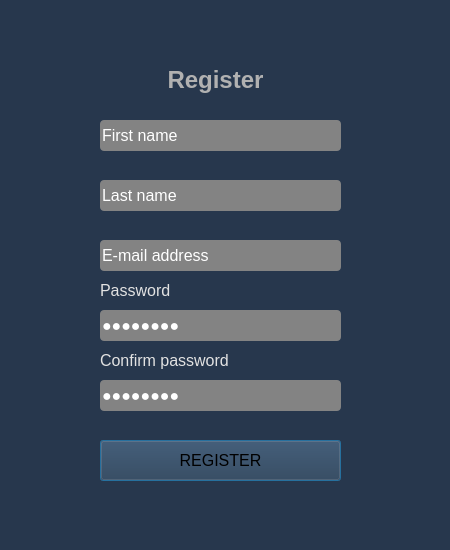
<?xml version="1.0" encoding="UTF-8"?>
<ui version="4.0">
 <class>Dialog</class>
 <widget class="QDialog" name="Dialog">
  <property name="geometry">
   <rect>
    <x>0</x>
    <y>0</y>
    <width>450</width>
    <height>550</height>
   </rect>
  </property>
  <property name="font">
   <font>
    <pointsize>14</pointsize>
   </font>
  </property>
  <property name="windowTitle">
   <string>Dialog</string>
  </property>
  <property name="styleSheet">
   <string notr="true">background-color: rgb(39, 55, 77);</string>
  </property>
  <widget class="QLabel" name="label_reg">
   <property name="geometry">
    <rect>
     <x>150</x>
     <y>60</y>
     <width>131</width>
     <height>41</height>
    </rect>
   </property>
   <property name="text">
    <string>&lt;html&gt;&lt;head/&gt;&lt;body&gt;&lt;p align=&quot;center&quot;&gt;&lt;span style=&quot; font-size:18pt; font-weight:700; color:#b1b1b1;&quot;&gt;Register&lt;/span&gt;&lt;/p&gt;&lt;/body&gt;&lt;/html&gt;</string>
   </property>
  </widget>
  <widget class="QLabel" name="label_confirm_pass">
   <property name="geometry">
    <rect>
     <x>100</x>
     <y>350</y>
     <width>131</width>
     <height>21</height>
    </rect>
   </property>
   <property name="text">
    <string>&lt;html&gt;&lt;head/&gt;&lt;body&gt;&lt;p&gt;&lt;span style=&quot; font-size:12pt; color:#e2e2e2;&quot;&gt;Confirm password&lt;/span&gt;&lt;/p&gt;&lt;/body&gt;&lt;/html&gt;</string>
   </property>
  </widget>
  <widget class="QLineEdit" name="email">
   <property name="geometry">
    <rect>
     <x>100</x>
     <y>240</y>
     <width>241</width>
     <height>31</height>
    </rect>
   </property>
   <property name="font">
    <font>
     <pointsize>12</pointsize>
    </font>
   </property>
   <property name="styleSheet">
    <string notr="true">background-color: rgb(131, 131, 131);
color: rgb(255, 255, 255);
border-radius: 4px;</string>
   </property>
   <property name="text">
    <string>E-mail address</string>
   </property>
  </widget>
  <widget class="QLineEdit" name="password">
   <property name="geometry">
    <rect>
     <x>100</x>
     <y>310</y>
     <width>241</width>
     <height>31</height>
    </rect>
   </property>
   <property name="font">
    <font>
     <pointsize>12</pointsize>
    </font>
   </property>
   <property name="styleSheet">
    <string notr="true">background-color: rgb(131, 131, 131);
color: rgb(255, 255, 255);
border-radius: 4px;</string>
   </property>
   <property name="text">
    <string>Password</string>
   </property>
   <property name="echoMode">
    <enum>QLineEdit::Password</enum>
   </property>
   <property name="cursorMoveStyle">
    <enum>Qt::LogicalMoveStyle</enum>
   </property>
  </widget>
  <widget class="QPushButton" name="register_btn">
   <property name="geometry">
    <rect>
     <x>100</x>
     <y>440</y>
     <width>241</width>
     <height>41</height>
    </rect>
   </property>
   <property name="font">
    <font>
     <pointsize>12</pointsize>
    </font>
   </property>
   <property name="styleSheet">
    <string notr="true"> QPushButton#register_btn:pressed {
     background-color: rgb(157, 178, 191);     
 };
background-color: rgb(82, 109, 130);
color: rgb(255, 255, 255);
border-radius: 5px;
</string>
   </property>
   <property name="text">
    <string>REGISTER</string>
   </property>
   <property name="checkable">
    <bool>false</bool>
   </property>
   <property name="default">
    <bool>false</bool>
   </property>
  </widget>
  <widget class="QLineEdit" name="password2">
   <property name="geometry">
    <rect>
     <x>100</x>
     <y>380</y>
     <width>241</width>
     <height>31</height>
    </rect>
   </property>
   <property name="font">
    <font>
     <pointsize>12</pointsize>
    </font>
   </property>
   <property name="styleSheet">
    <string notr="true">background-color: rgb(131, 131, 131);
color: rgb(255, 255, 255);
border-radius: 4px;</string>
   </property>
   <property name="text">
    <string>Password</string>
   </property>
   <property name="echoMode">
    <enum>QLineEdit::Password</enum>
   </property>
  </widget>
  <widget class="QLineEdit" name="fname">
   <property name="geometry">
    <rect>
     <x>100</x>
     <y>120</y>
     <width>241</width>
     <height>31</height>
    </rect>
   </property>
   <property name="font">
    <font>
     <pointsize>12</pointsize>
    </font>
   </property>
   <property name="styleSheet">
    <string notr="true">background-color: rgb(131, 131, 131);
color: rgb(255, 255, 255);
border-radius: 4px;</string>
   </property>
   <property name="text">
    <string>First name</string>
   </property>
   <property name="echoMode">
    <enum>QLineEdit::Normal</enum>
   </property>
  </widget>
  <widget class="QLineEdit" name="lname">
   <property name="geometry">
    <rect>
     <x>100</x>
     <y>180</y>
     <width>241</width>
     <height>31</height>
    </rect>
   </property>
   <property name="font">
    <font>
     <pointsize>12</pointsize>
    </font>
   </property>
   <property name="styleSheet">
    <string notr="true">background-color: rgb(131, 131, 131);
color: rgb(255, 255, 255);
border-radius: 4px;</string>
   </property>
   <property name="text">
    <string>Last name</string>
   </property>
  </widget>
  <widget class="QLabel" name="label_pass">
   <property name="geometry">
    <rect>
     <x>100</x>
     <y>280</y>
     <width>131</width>
     <height>21</height>
    </rect>
   </property>
   <property name="text">
    <string>&lt;html&gt;&lt;head/&gt;&lt;body&gt;&lt;p&gt;&lt;span style=&quot; font-size:12pt; color:#e2e2e2;&quot;&gt;Password&lt;/span&gt;&lt;/p&gt;&lt;/body&gt;&lt;/html&gt;</string>
   </property>
  </widget>
 </widget>
 <resources/>
 <connections/>
</ui>
